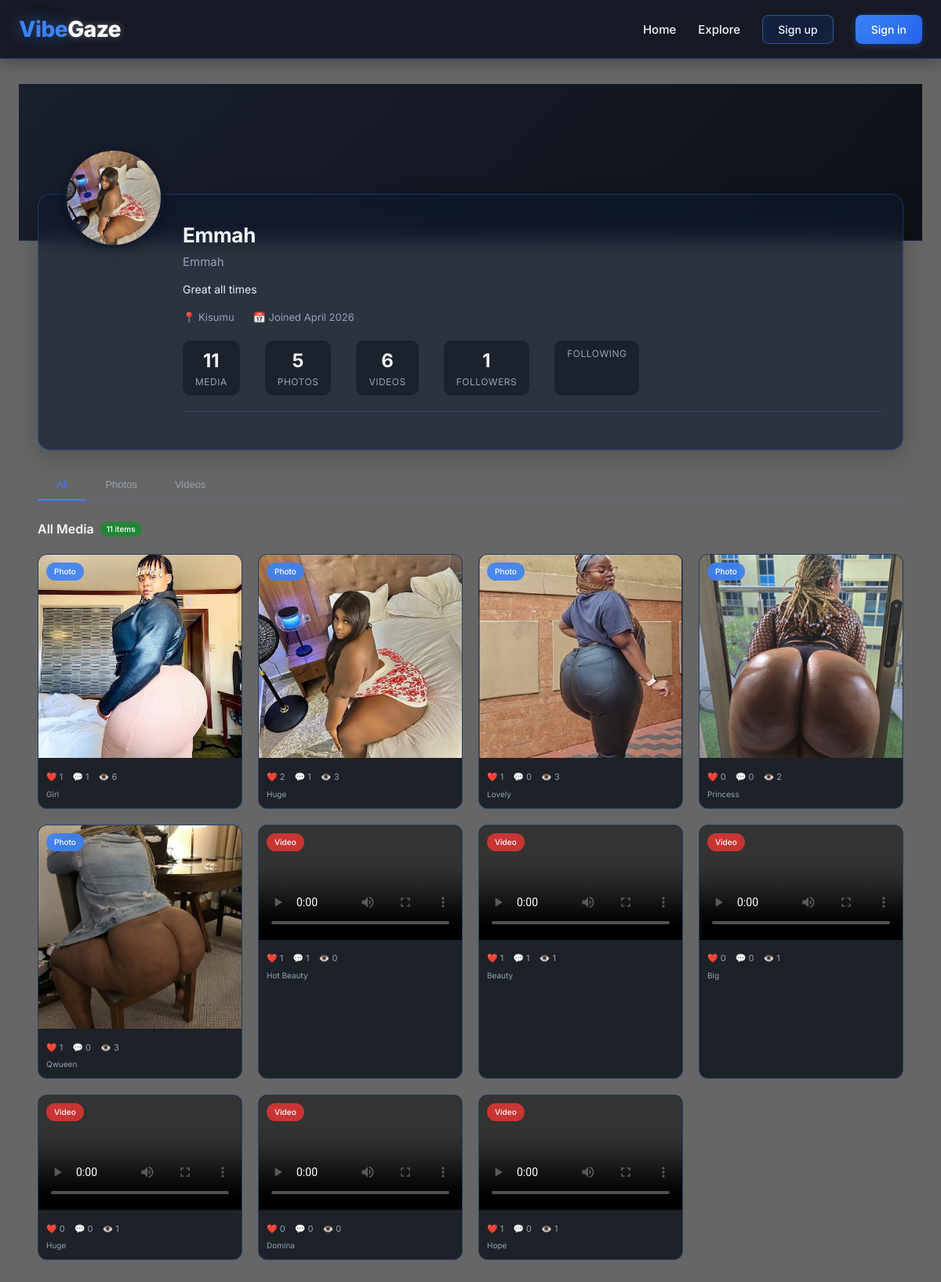
Page /profile/Emmah/ on the committed database.
### frontend/models.py (models this page shows, shortened)
class UserProfile(models.Model):
    user = models.OneToOneField(User, on_delete=models.CASCADE, related_name='profile')
    bio = models.TextField(blank=True, null=True)
    avatar = models.ImageField(upload_to='avatars/', blank=True, null=True)
    location = models.CharField(max_length=100, blank=True, null=True)
    website = models.URLField(blank=True, null=True)
    phone_number = models.CharField(max_length=20, blank=True, null=True)
    is_verified = models.BooleanField(default=False)
    is_available_for_calls = models.BooleanField(default=False)
    call_price_per_minute = models.DecimalField(max_digits=10, decimal_places=2, default=50.00)
    paid_message_price = models.DecimalField(max_digits=10, decimal_places=2, default=20.00)
    followers = models.ManyToManyField(User, related_name='following', blank=True)
    created_at = models.DateTimeField(auto_now_add=True)
    updated_at = models.DateTimeField(auto_now=True)

class Photo(models.Model):
    author = models.ForeignKey(User, on_delete=models.CASCADE, related_name='photos')
    image = models.ImageField(upload_to=photo_upload_path, max_length=500)
    caption = models.CharField(max_length=500, blank=True)
    created_at = models.DateTimeField(auto_now_add=True)
    updated_at = models.DateTimeField(auto_now=True)
    likes = models.ManyToManyField(User, related_name='liked_photos', blank=True)
    views = models.PositiveIntegerField(default=0)
    class Meta:
        ordering = ['-created_at']
        verbose_name = 'Photo'
        verbose_name_plural = 'Photos'
    @property
    def likes_count(self):
        return self.likes.count()
    @property
    def comments_count(self):
        return self.comments.count()

class Video(models.Model):
    VIDEO_TYPES = [
        ('short', 'Short Video (< 60s)'),
        ('long', 'Long Video'),
    ]
    author = models.ForeignKey(User, on_delete=models.CASCADE, related_name='videos')
    video_file = models.FileField(upload_to=video_upload_path, max_length=500)
    thumbnail = models.ImageField(upload_to='video_thumbnails/', blank=True, null=True)
    title = models.CharField(max_length=200)
    description = models.TextField(max_length=2000, blank=True)
    video_type = models.CharField(max_length=10, choices=VIDEO_TYPES, default='short')
    duration = models.PositiveIntegerField(help_text="Duration in seconds", default=0)
    created_at = models.DateTimeField(auto_now_add=True)
    updated_at = models.DateTimeField(auto_now=True)
    likes = models.ManyToManyField(User, related_name='liked_videos', blank=True)
    views = models.PositiveIntegerField(default=0)
    class Meta:
        ordering = ['-created_at']
        verbose_name = 'Video'
        verbose_name_plural = 'Videos'
    @property
    def likes_count(self):
        return self.likes.count()
    @property
    def comments_count(self):
        return self.comments.count()

### frontend/views.py (the view)
# urls.py: path('profile/<str:username>/', views.user_profile, name='user_profile'),
def user_profile(request, username):
    try:
        profile_user = get_object_or_404(User, username=username)
    except Http404:
        context = {
            'error_message': f'User "{username}" does not exist.',
            'username': username
        }
        return render(request, 'frontend/user_not_found.html', context, status=404)
    profile, created = UserProfile.objects.get_or_create(user=profile_user)
    photos = Photo.objects.filter(author=profile_user)
    videos = Video.objects.filter(author=profile_user)
    all_media = []
    for photo in photos:
        all_media.append({
            'id': photo.id,
            'type': 'photo',
            'caption': photo.caption,
            'title': '',
            'description': '',
            'thumbnail_url': photo.image.url,
            'file_url': photo.image.url,
            'likes_count': photo.likes_count,
            'comments_count': photo.comments_count,
            'views': photo.views,
        })
    for video in videos:
        all_media.append({
            'id': video.id,
            'type': 'video',
            'caption': '',
            'title': video.title,
            'description': video.description,
            'thumbnail_url': video.thumbnail.url if video.thumbnail else None,
            'file_url': video.video_file.url,
            'likes_count': video.likes_count,
            'comments_count': video.comments_count,
            'views': video.views,
        })
    is_following = False
    if request.user.is_authenticated:
        is_following = profile.followers.filter(id=request.user.id).exists()
    context = {
        'profile_user': profile_user,
        'profile': profile,
        'photos': photos[:20],
        'videos': videos[:20],
        'all_media': all_media[:40],
        'total_photos': photos.count(),
        'total_videos': videos.count(),
        'is_following': is_following,
    }
    return render(request, 'frontend/user_profile.html', context)

### frontend/context_processors.py (called while the page is built, shortened)
def unread_messages_count(request):
    unread_count = 0
    return {'unread_thread_count': unread_count}

def background_media(request):
    media = BackgroundMedia.objects.filter(is_active=True).first()
    return {'background_media': media}

### templates/frontend/user_profile.html (shortened to what this page needs)
{% extends "base.html" %}
{% load static %}
{% block content %}
<div class="profile-container">
    <div class="cover-photo"></div>
    <div class="profile-header">
        <div class="profile-avatar" onclick="openAvatarViewer()">
            {% if profile.avatar and profile.avatar.url %}
                <img src="{{ profile.avatar.url }}" alt="{{ profile_user.username }}">
            {% else %}
                <div class="avatar-placeholder">{{ profile_user.username|make_list|first|upper }}</div>
            {% endif %}
        </div>
        <div class="profile-info">
            <div class="profile-name">{{ profile_user.get_full_name|default:profile_user.username }}</div>
            <div class="profile-username">{{ profile_user.username }}</div>
            {% if profile.bio %}
                <div class="profile-bio">{{ profile.bio|linebreaksbr }}</div>
            {% endif %}
            <div class="profile-meta">
                {% if profile.location %}
                    <div class="profile-meta-item">
                        📍 {{ profile.location }}
                    </div>
                {% endif %}
                <div class="profile-meta-item">
                    📅 Joined {{ profile_user.date_joined|date:"F Y" }}
                </div>
            </div>
            <div class="profile-stats">
                <div class="stat-item" onclick="switchTab('all')">
                    <div class="stat-number">{{ total_photos|add:total_videos }}</div>
                    <div class="stat-label">Media</div>
                </div>
                <div class="stat-item" onclick="switchTab('photos')">
                    <div class="stat-number">{{ total_photos }}</div>
                    <div class="stat-label">Photos</div>
                </div>
                <div class="stat-item" onclick="switchTab('videos')">
                    <div class="stat-number">{{ total_videos }}</div>
                    <div class="stat-label">Videos</div>
                </div>
                <div class="stat-item" onclick="openFollowersModal()">
                    <div class="stat-number" id="followersCount">{{ profile.followers.count }}</div>
                    <div class="stat-label">Followers</div>
                </div>
                <div class="stat-item" onclick="openFollowingModal()">
                    <div class="stat-label">Following</div>
                </div>
            </div>
        </div>
    </div>
    <div class="profile-tabs">
        <button class="tab-btn active" data-tab="all" onclick="switchTab('all')">All</button>
        <button class="tab-btn" data-tab="photos" onclick="switchTab('photos')">Photos</button>
        <button class="tab-btn" data-tab="videos" onclick="switchTab('videos')">Videos</button>
    </div>
    <div id="all-tab" class="tab-content active">
        <div class="tab-header">
            <div class="tab-title">
                <h3>All Media</h3>
                {% if all_media %}
                    <span class="upload-badge">{{ all_media|length }} items</span>
                {% endif %}
            </div>
        </div>
        {% if all_media %}
            <div class="media-grid" id="allMediaGrid">
                {% for item in all_media %}
                    <div class="media-card" data-id="{{ item.id }}" data-type="{{ item.type }}">
                        <div class="media-type-badge {{ item.type }}">
                            {{ item.type|capfirst }}
                        </div>
                        {% if item.type == 'photo' %}
                            <img src="{{ item.thumbnail_url }}" alt="{{ item.caption|default:'Photo' }}" onclick="window.location.href='{% url 'frontend:photo_detail' item.id %}'">
                        {% else %}
                            <video controls preload="metadata" {% if item.thumbnail_url %}poster="{{ item.thumbnail_url }}"{% endif %}>
                                <source src="{{ item.file_url }}" type="video/mp4">
                            </video>
                        {% endif %}
                        <div class="media-info">
                            <div class="media-stats">
                                <span>❤️ {{ item.likes_count }}</span>
                                <span>💬 {{ item.comments_count }}</span>
                                <span>👁️ {{ item.views }}</span>
                            </div>
                            {% if item.type == 'photo' and item.caption %}
                                <div class="media-caption">{{ item.caption|truncatechars:50 }}</div>
                            {% elif item.type == 'video' and item.title %}
                                <div class="media-caption">{{ item.title|truncatechars:50 }}</div>
                            {% endif %}
                        </div>
                    </div>
                {% endfor %}
            </div>
        {% endif %}
    </div>
</div>
{% endblock %}

### templates/base.html (style rules this page uses)
* { margin: 0; padding: 0; box-sizing: border-box; }
body { font-family: 'Inter', -apple-system, BlinkMacSystemFont, 'Segoe UI', sans-serif; color: #f1f5f9; line-height: 1.5; min-height: 100vh; position: relative; }
body::before { content: ''; position: fixed; top: 0; left: 0; width: 100%; height: 100%; background: rgba(0, 0, 0, 0.6); pointer-events: none; z-index: 0; }

### templates/frontend/user_profile.html (style rules this page uses)
.profile-container { max-width: 1200px; margin: 0 auto; padding: 0; }
.cover-photo { height: 200px; background: linear-gradient(135deg, #1a1f2e, #0d1117); position: relative; border-bottom: 1px solid rgba(59, 130, 246, 0.2); }
.profile-header { background: rgba(15, 25, 45, 0.65); backdrop-filter: blur(12px); border-radius: 16px; margin: -60px 24px 24px; padding: 24px; position: relative; border: 1px solid rgba(59, 130, 246, 0.3); box-shadow: 0 8px 32px rgba(0, 0, 0, 0.2); }
.profile-avatar { position: absolute; top: -60px; left: 32px; cursor: pointer; transition: all 0.2s ease; }
.profile-avatar img { width: 128px; height: 128px; border-radius: 50%; object-fit: cover; border: 4px solid rgba(15, 25, 45, 0.65); box-shadow: 0 4px 16px rgba(0, 0, 0, 0.3); transition: all 0.2s ease; }
.profile-info { margin-left: 160px; padding-top: 8px; }
.profile-name { font-size: 26px; font-weight: 700; color: #f1f5f9; margin-bottom: 4px; letter-spacing: -0.3px; }
.profile-username { font-size: 15px; color: #94a3b8; margin-bottom: 12px; }
.profile-bio { font-size: 14px; color: #e6edf3; margin-bottom: 16px; line-height: 1.5; max-width: 600px; }
.profile-meta { display: flex; gap: 24px; margin-bottom: 20px; flex-wrap: wrap; }
.profile-meta-item { display: flex; align-items: center; gap: 8px; color: #94a3b8; font-size: 13px; }
.profile-stats { display: flex; gap: 32px; margin-bottom: 24px; padding-bottom: 20px; border-bottom: 1px solid rgba(59, 130, 246, 0.2); flex-wrap: wrap; }
.stat-item { text-align: center; cursor: pointer; transition: all 0.2s ease; padding: 8px 16px; border-radius: 10px; background: rgba(13, 17, 23, 0.5); }
.stat-number { font-size: 24px; font-weight: 700; color: #f1f5f9; }
.stat-label { font-size: 12px; color: #94a3b8; text-transform: uppercase; letter-spacing: 0.5px; }
.tab-header { display: flex; justify-content: space-between; align-items: center; margin-bottom: 20px; flex-wrap: wrap; gap: 12px; }
.tab-title { display: flex; align-items: center; gap: 8px; }
.tab-title h3 { font-size: 16px; font-weight: 600; color: #f1f5f9; margin: 0; }
.upload-badge { background: #238636; color: white; padding: 2px 8px; border-radius: 20px; font-size: 10px; font-weight: 500; }
.profile-tabs { display: flex; gap: 0; margin: 0 24px; border-bottom: 1px solid rgba(59, 130, 246, 0.2); flex-wrap: wrap; }
.tab-btn { background: none; border: none; padding: 12px 24px; color: #94a3b8; font-size: 13px; font-weight: 500; cursor: pointer; transition: all 0.2s; position: relative; }
.tab-btn.active { color: #3b82f6; }
.tab-btn.active::after { content: ''; position: absolute; bottom: -1px; left: 0; right: 0; height: 2px; background: #3b82f6; }
.tab-content { display: none; padding: 24px; animation: fadeIn 0.3s ease; }
.tab-content.active { display: block; }
.media-grid, .photos-grid, .videos-grid { display: grid; grid-template-columns: repeat(auto-fill, minmax(260px, 1fr)); gap: 20px; }
.media-card, .photo-card, .video-card { background: rgba(22, 27, 34, 0.9); backdrop-filter: blur(4px); border-radius: 12px; overflow: hidden; transition: all 0.3s ease; border: 1px solid rgba(59, 130, 246, 0.3); position: relative; }
.media-card img, .photo-card img { width: 100%; aspect-ratio: 1; object-fit: cover; cursor: pointer; transition: transform 0.3s ease; }
.media-card video, .video-card video { width: 100%; aspect-ratio: 16/9; object-fit: cover; background: #0f172a; cursor: pointer; }
.media-type-badge { position: absolute; top: 10px; left: 10px; background: rgba(0, 0, 0, 0.8); backdrop-filter: blur(4px); padding: 4px 10px; border-radius: 20px; font-size: 10px; font-weight: 500; z-index: 5; }
.media-type-badge.video { background: rgba(218, 54, 51, 0.9); color: white; }
.media-type-badge.photo { background: rgba(59, 130, 246, 0.9); color: white; }
.media-info, .photo-info, .video-info { padding: 10px; }
.media-stats, .photo-stats, .video-stats { display: flex; gap: 12px; font-size: 11px; color: #94a3b8; }
.media-caption { font-size: 10px; color: #94a3b8; margin-top: 6px; overflow: hidden; text-overflow: ellipsis; white-space: nowrap; }

### rows in the picture
UserProfile: avatar (picture), bio "Great all times", location "Kisumu", followers.count "1"
Photo: caption "Girl"
Photo: caption "Huge"
Photo: caption "Lovely"
Photo: caption "Princess"
Photo: caption "Qwueen"
Video: title "Hot Beauty"
Video: title "Beauty"
Video: title "Big"
Video: title "Huge"
Video: title "Domina"
Video: title "Hope"

### other values in the picture
{{ profile_user.get_full_name|default:profile_user.username }} "Emmah"
{{ profile_user.username }} "Emmah"
{{ profile_user.date_joined|date:"F Y" }} "April 2026"
{{ total_photos|add:total_videos }} "11"
{{ total_photos }} "5"
{{ total_videos }} "6"
{{ all_media|length }} "11"
{{ item.type|capfirst }} "Photo" "Photo" "Photo" "Photo" "Photo" "Video" "Video" "Video" "Video" "Video" "Video"
{{ item.likes_count }} "1" "2" "1" "0" "1" "1" "1" "0" "0" "0" "1"
{{ item.comments_count }} "1" "1" "0" "0" "0" "1" "1" "0" "0" "0" "0"
{{ item.views }} "6" "3" "3" "2" "3" "0" "1" "1" "1" "0" "1"
